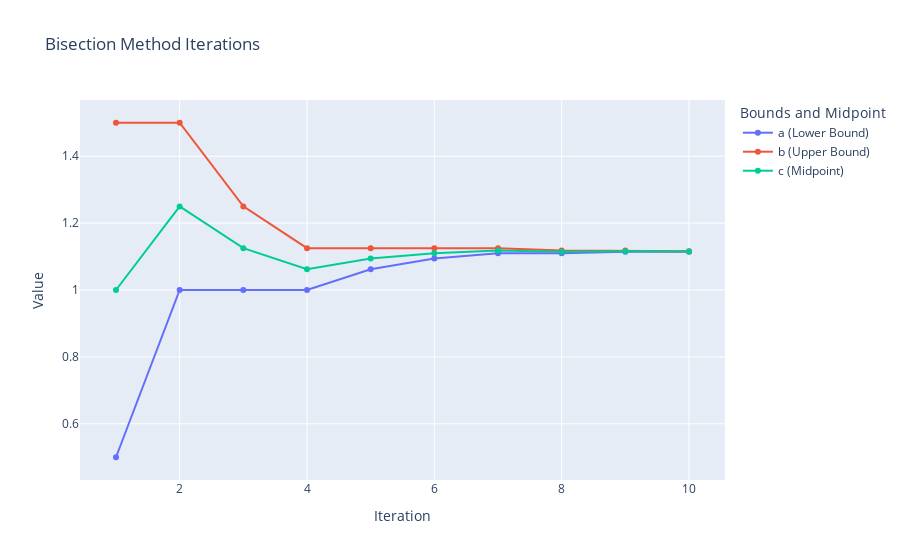

Here is the notebook cell this chart was saved with:
### Code cell
# Bisection Method
# The bisection method is a root-finding method that applies to any continuous function for which one knows two values with opposite signs. The method consists of repeatedly bisecting the interval defined by these values and then selecting the subinterval in which the function changes sign, and therefore must contain a root. The method is a simple example of a bracketing method.

import plotly.graph_objs as go
import math

def f(x):
    # return 2*x**3 - 2*x - 5
    # return math.exp(x) - x**3 - 5
    # return x**3 - (x + 1)
    # return x - math.sin(x) - 0.5
    # return math.log(x) - x + 2
    # return x**4 - x - 10
    return math.exp(-x) - 3 * math.log(x)

def bisection_method(a, b, tol):
    if f(a) * f(b) >= 0:
        print("The Bisection method fails.")
        return None
    
    iteration = 0
    a_values = []
    b_values = []
    c_values = []
    tolerances = []
    
    # Print the table header
    print(f"{'Iteration':<10} | {'a':<8} | {'b':<8} | {'c':<8} | {'f(c)':<8} | {'Tol':<10}")
    print('-' * 60)
    
    while (b - a) / 2 > tol:
        c = round((a + b) / 2, decimals)
        
        # Append the current values of a, b, c, and tolerance
        a_values.append(round(a, decimals))
        b_values.append(round(b, decimals))
        c_values.append(round(c, decimals))
        tolerances.append(round((b - a) / 2, decimals))
        
        # Print current iteration details in tabular form
        iteration += 1
        print(f"{iteration:<10} | {round(a, decimals):<8} | {round(b, decimals):<8} | {round(c, decimals):<8} | {round(f(c), decimals):<8} | {tolerances[-1]:<10}")
        
        # Update the interval based on the sign of f(c)
        if f(c) == 0:  # We've found the exact root
            break
        elif f(a) * f(c) < 0:  # The root lies between a and c
            b = c
        else:  # The root lies between c and b
            a = c
    
    return c, a_values, b_values, c_values, tolerances


# Given values
a = 0.5
b = 1.5
tol = 0.001
decimals = 3

root, a_values, b_values, c_values, tolerances = bisection_method(a, b, tol)
if root is not None:
    print(f"\nThe root is approximately: {root}")

# Plotting using Plotly
fig = go.Figure()

fig.add_trace(go.Scatter(x=list(range(1, len(a_values) + 1)), y=a_values, mode='lines+markers', name='a (Lower Bound)'))
fig.add_trace(go.Scatter(x=list(range(1, len(b_values) + 1)), y=b_values, mode='lines+markers', name='b (Upper Bound)'))
fig.add_trace(go.Scatter(x=list(range(1, len(c_values) + 1)), y=c_values, mode='lines+markers', name='c (Midpoint)'))
# uncomment below to get tolerance in graph
#fig.add_trace(go.Scatter(x=list(range(1, len(tolerances) + 1)), y=tolerances, mode='lines+markers', name='Tolerance', yaxis='y2'))

fig.update_layout(title='Bisection Method Iterations',
                  xaxis_title='Iteration',
                  yaxis_title='Value',
                  yaxis2=dict(title='Tolerance', overlaying='y', side='right'),
                  legend_title='Bounds and Midpoint')

fig.show()

### Figure 1 — Plotly figure (JSON) as saved in the notebook; plotly's stock layout.template omitted (floating-point values rounded to 4 significant figures)
{"data": [{"mode": "lines+markers", "name": "a (Lower Bound)", "x": [1, 2, 3, 4, 5, 6, 7, 8, 9, 10], "y": [0.5, 1.0, 1.0, 1.0, 1.062, 1.094, 1.11, 1.11, 1.114, 1.114], "type": "scatter"}, {"mode": "lines+markers", "name": "b (Upper Bound)", "x": [1, 2, 3, 4, 5, 6, 7, 8, 9, 10], "y": [1.5, 1.5, 1.25, 1.125, 1.125, 1.125, 1.125, 1.118, 1.118, 1.116], "type": "scatter"}, {"mode": "lines+markers", "name": "c (Midpoint)", "x": [1, 2, 3, 4, 5, 6, 7, 8, 9, 10], "y": [1.0, 1.25, 1.125, 1.062, 1.094, 1.11, 1.118, 1.114, 1.116, 1.115], "type": "scatter"}], "layout": {"yaxis2": {"title": {"text": "Tolerance"}, "overlaying": "y", "side": "right"}, "title": {"text": "Bisection Method Iterations"}, "xaxis": {"title": {"text": "Iteration"}}, "yaxis": {"title": {"text": "Value"}}, "legend": {"title": {"text": "Bounds and Midpoint"}}}}
